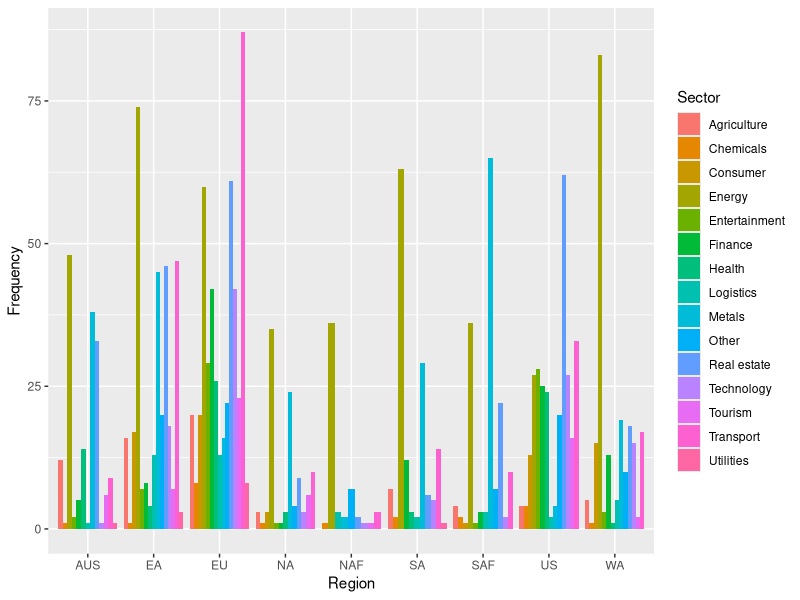
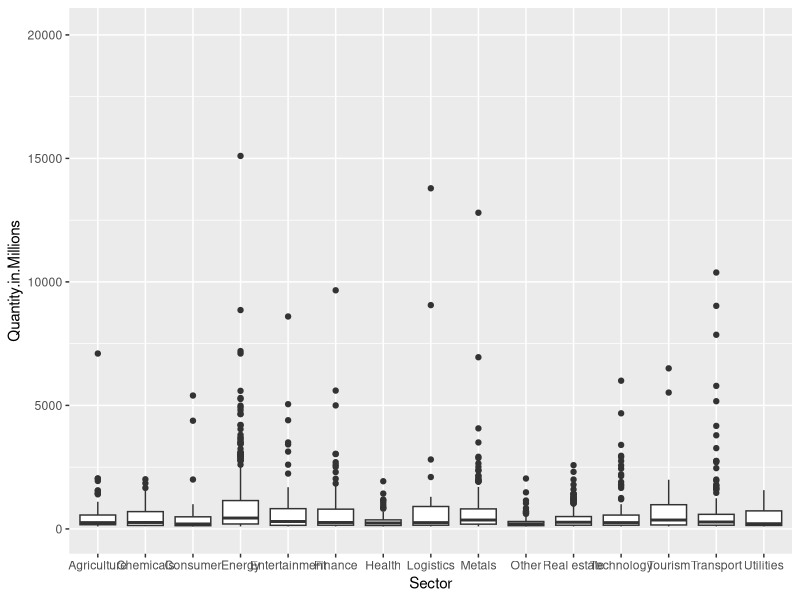
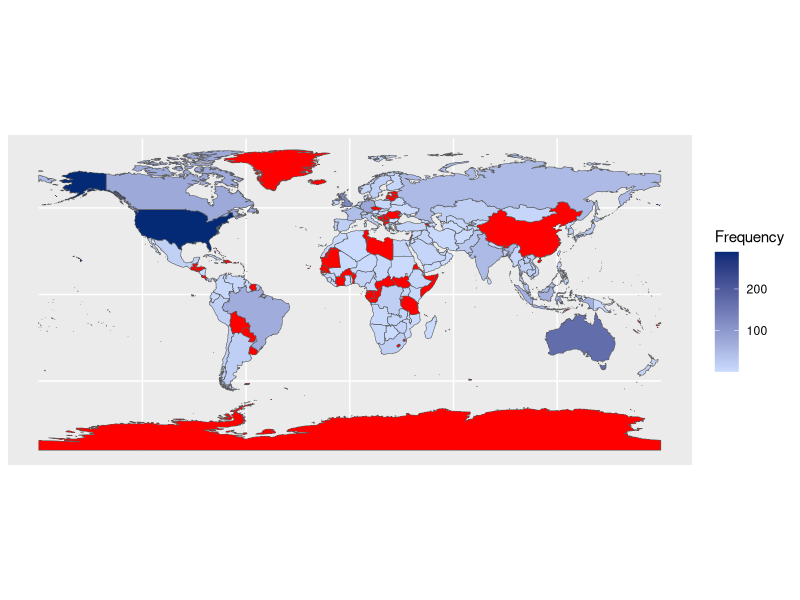
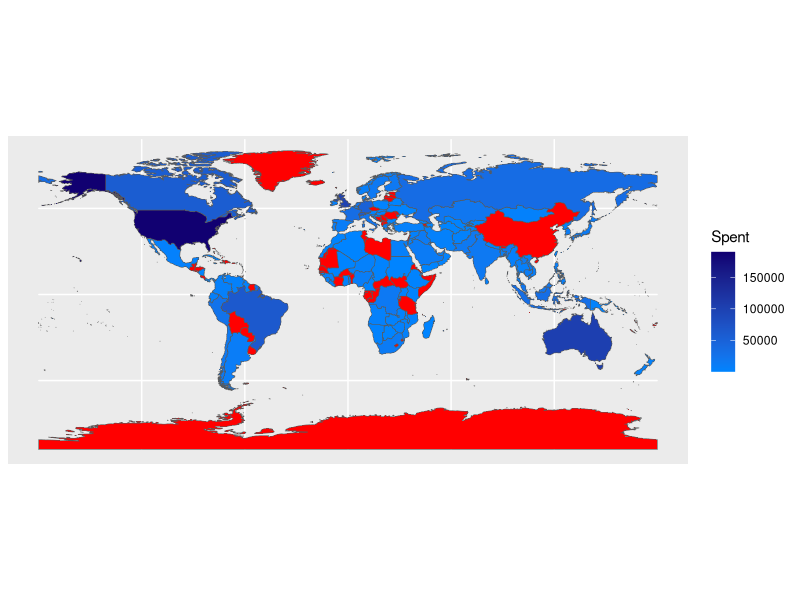

These figures' R source, in order:
# pkgs to run
require("dplyr")
require("ggplot2")
require("plyr")
require("scales")
require("sf")
require("rnaturalearth")
require("rnaturalearthdata")

# read in dataset
china = read.csv("chinaGlobalInvestmentTracker.csv")

############################################################

# Visualization 1: Heatmap of Chinese presence around the world

# group data by Country and calculate for each country how many times it appears
presence = china %>% group_by(Country) %>% dplyr::summarise(Frequency=n())

# replace terms to fit for rnaturalearth data 
original = c("USA", "Russian Federation", "Britain", "UAE", "Trinidad-Tobago")
replace = c("United States of America", "Russia", "United Kingdom", "United Arab Emirates", "Trinidad-Tobago")
presence$Country = mapvalues(presence$Country, from = original, to = replace)

# merge table to get geometric coordinates for plotting 
world <- ne_countries(scale = "medium", returnclass = "sf")
presence.world = merge(world, presence, by.x = "admin", by.y = "Country", all = TRUE)

# plot in ggplot + geom_sf() 
heatmap = ggplot(presence.world) + geom_sf(aes(fill = Frequency)) + scale_fill_gradient(low = "#cadbfd", high = "#052a75", na.value = "red")

############################################################

# Visualization 2: Bar plot of most prominent Sectors by Region

# group data by Region and Sector and calculate for each group how many times it appears
sector_by_region = china %>% group_by(Region, Sector) %>% dplyr::summarise(Frequency=n())

# order data by decreasing value of frequency 
sector_by_region = sector_by_region[order(sector_by_region$Frequency, decreasing = TRUE), ]

# replace region names to fit plot better 
original = unique(china$Region)
replace = c("NA", "US", "EA", "EU", "WA", "SA", "AUS", "NAF", "SAF")
sector_by_region$Region = mapvalues(sector_by_region$Region, from = original, to = replace)

# plot in ggplot + geom_bar()
barplot_sbr = ggplot(sector_by_region, aes(fill = Sector, x = Region, y = Frequency)) + geom_bar(position = "dodge", stat = "identity")

############################################################

# Visualization 3: Box plot showing distribution of Money by Sector

# subset data to just important columns 
money_and_sector = china[c("Quantity.in.Millions", "Sector")]

# plot in ggplot + geom_boxplot()
boxplot_mas = ggplot(money_and_sector, aes(x = Sector, y = Quantity.in.Millions)) + geom_boxplot() + ylim(0, 20100)

############################################################

# Visualization 4: Heatmap of Amount Spent around the world

# group data by Country and calculate for each country how much money was spent there 
spent = china %>% group_by(Country) %>% dplyr::summarise(Spent=sum(Quantity.in.Millions))

# replace terms to fit for rnaturalearth data 
original = c("USA", "Russian Federation", "Britain", "UAE", "Trinidad-Tobago")
replace = c("United States of America", "Russia", "United Kingdom", "United Arab Emirates", "Trinidad-Tobago")
spent$Country = mapvalues(presence$Country, from = original, to = replace)

# merge table to get geometric coordinates for plotting
spent.world = merge(world, spent, by.x = "admin", by.y = "Country", all = TRUE)

# plot in ggplot + geom_sf()
heatmap_spent = ggplot(spent.world) + geom_sf(aes(fill=Spent)) + scale_fill_gradient(low = "#0084ff", high = "#110071", na.value = "red")
